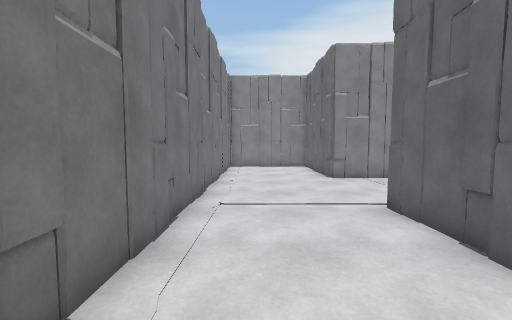
view 1 (above)

16 first-person views from a walk through a 3-D level made in the Unity game engine. The camera is 1.5 m above the floor, tilts 4° down and sees 90° across. The floor is counted in squares, 1 m on a side. Each view is taken from the middle of a square. On the plan, view 1 faces up. The plan holds only what a view shows up to about 13 squares ahead; the rest is blank. The place goes on beyond the plan. The player character is not drawn. Some animated figures are left out.

view 2
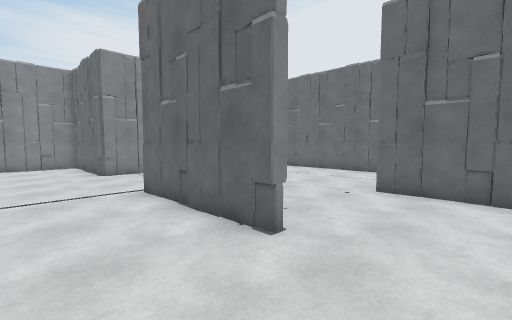

view 3
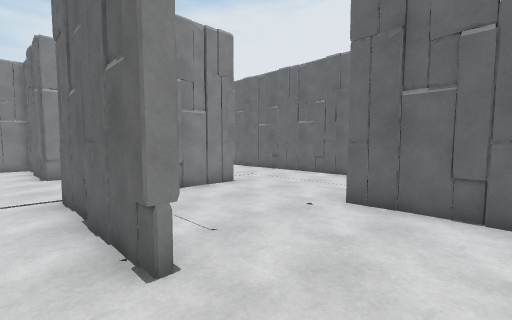

view 4
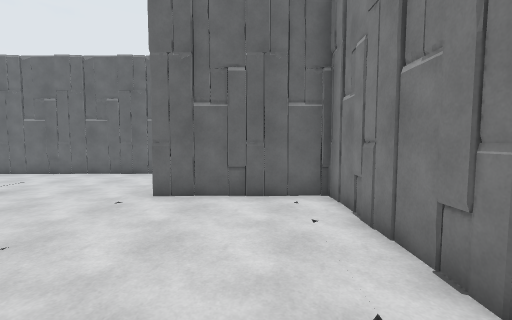

view 5
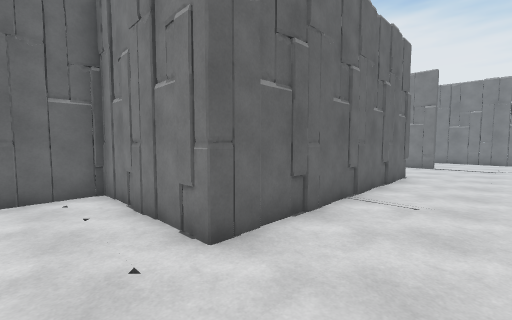

view 6
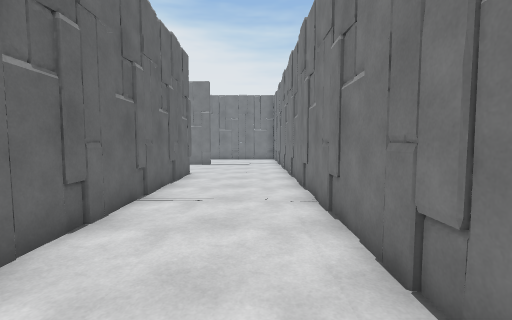

view 7
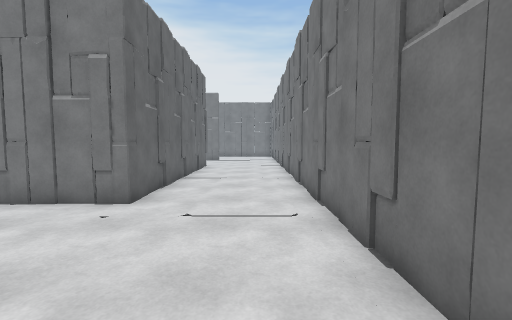

view 8
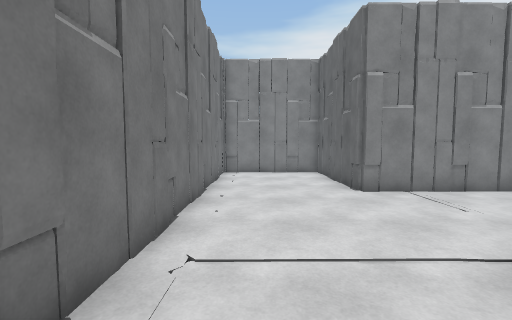

view 9
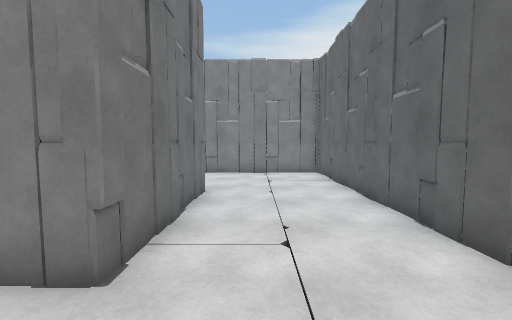

view 10
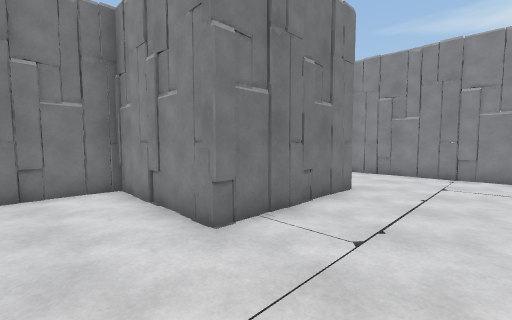

view 11
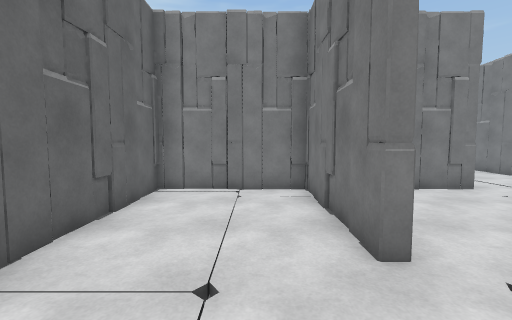

view 12
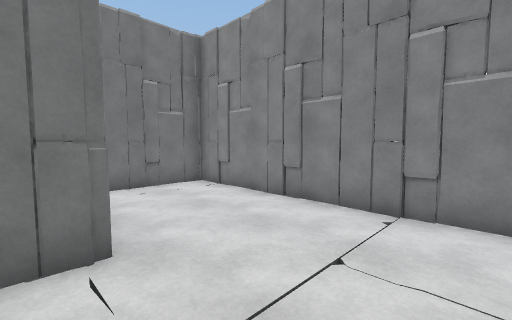

view 13
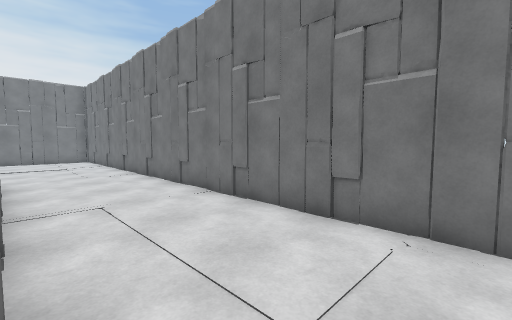

view 14
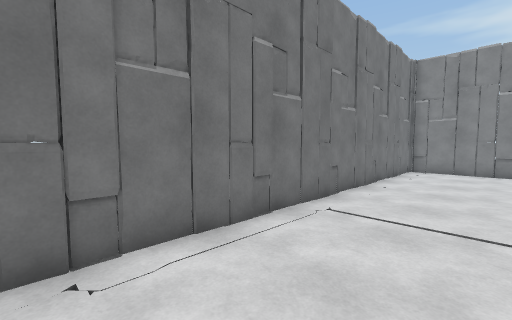

view 15
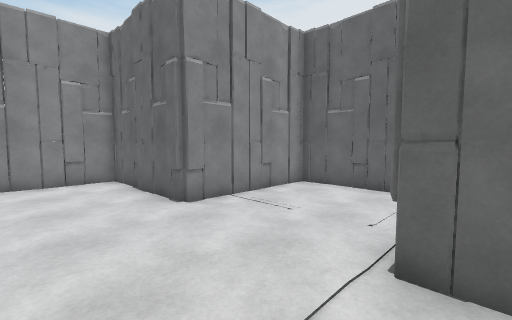

view 16
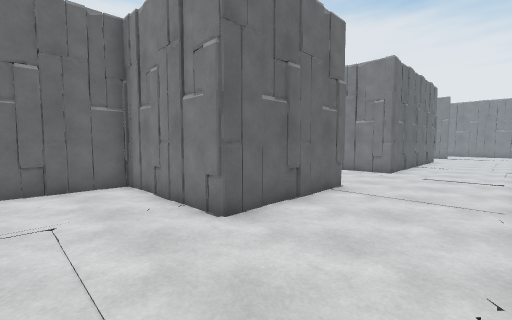

### Floor plan
Points are (right, up) in squares from view 1. A wall is a line through its corners. A room is listed if a view was taken in it or the views show most of it. See-through windows are left out.
Room 1 (views 1, 2, 3, 4, 5, 6, 7, 8, 9, 10, 11, 12, 13, 14, 15, 16)
walls: (3.5, 0.7) (3, 0.7) (3, 5.9) (8.1, 5.9) (8.1, 10.6) (3, 10.6) (3, 15.6) (-1.6, 15.6) (-1.6, -15.9); (3.7, 10.4) (3, 10.9); (8.4, 11) (8.4, 5.6) (3.4, 5.6) (3.4, 2.9); (3, -14.1) (3, -4.1) (8.1, -4.1) (8.1, 0.9) (8.4, 0.9) (8.4, -4.1) (13.1, -4.1) (13.1, 15.6) (3.4, 15.6) (3.4, 12.1)
ways out: opening at (3, -15.5); gap at (3, -14)

Positions as (right, up) in squares from view 1, and headings:
1: (0, 0), facing up
2: (0, -2), facing up-right
3: (2, -2), facing up-right
4: (1, -2), facing right
5: (0, -2), facing down-right
6: (0, -2), facing down
7: (0, 2), facing down
8: (0, 3), facing up
9: (10, 3), facing up
10: (12, 3), facing up-left
11: (10, 4), facing down
12: (12, 10), facing up-left
13: (3, -2), facing down-left
14: (2, 1), facing up-left
15: (0, 5), facing up-right
16: (-1, 9), facing down-right
